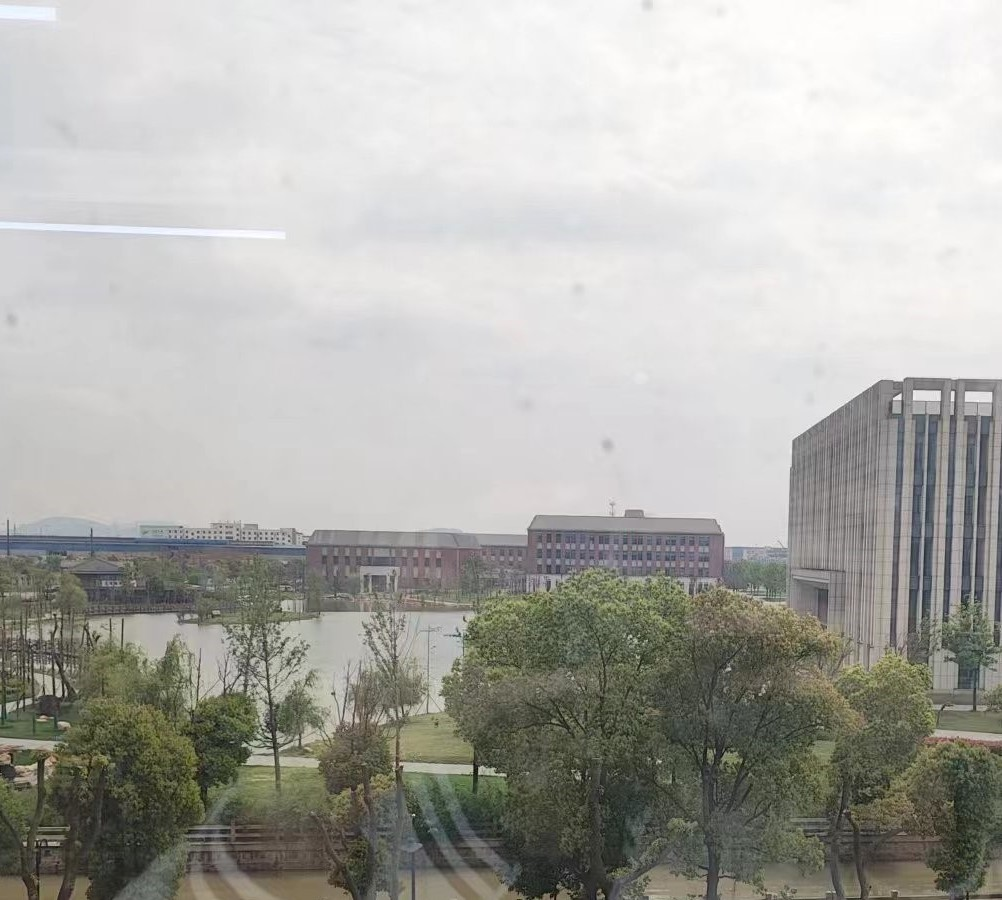
#> input picture 计算机视觉与应用实践实验四/单应性变换/image/1.jpg, 1002 x 900 px
$ python main.py
#> lines starting #> are read from the running program, lines starting #| are printed output that depends on the picture
import cv2
import numpy as np

# 读取两幅图像
image1 = cv2.imread('image/1.jpg')
#> image1 is the input picture: shape (900, 1002, 3); mean B, G, R 167.3, 172.5, 172.7
image2 = cv2.imread('image/2.jpg')
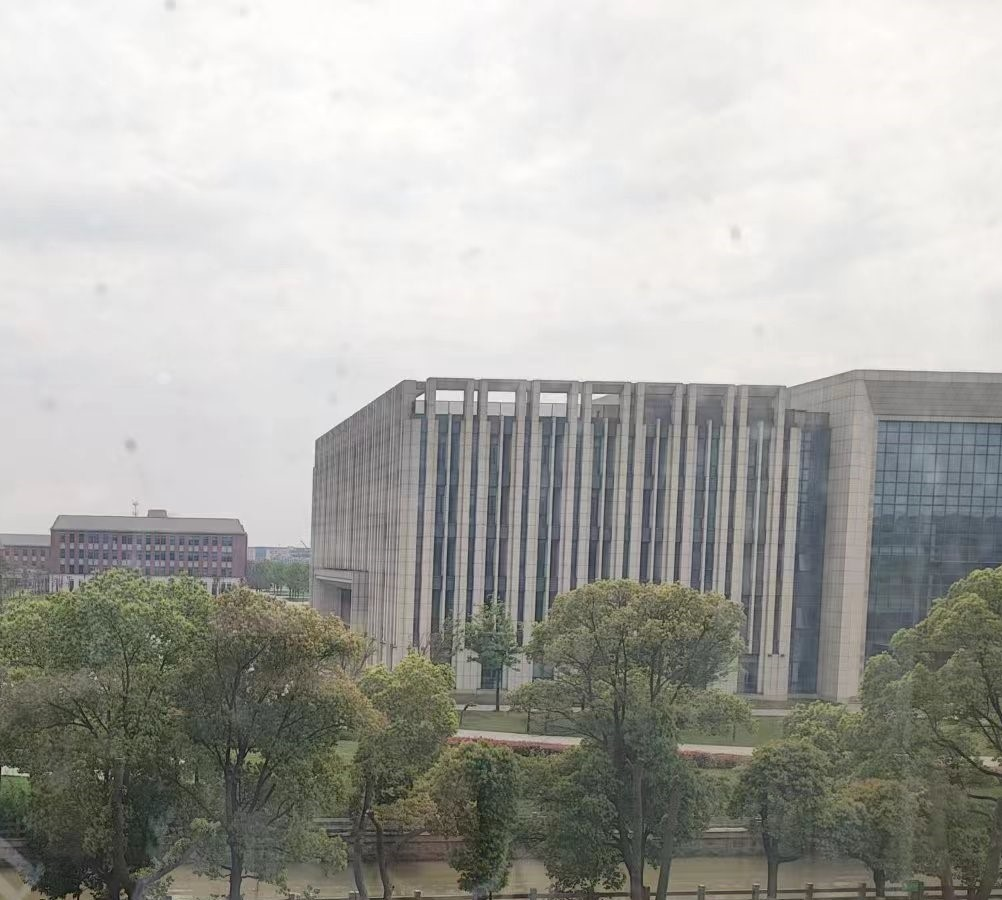
#> input picture 计算机视觉与应用实践实验四/单应性变换/image/2.jpg, 1002 x 900 px
#> image2 is the input picture: shape (900, 1002, 3); mean B, G, R 163.4, 168.5, 168.5

# 使用SIFT特征检测器和描述符来找到关键点和匹配
sift = cv2.SIFT_create()
keypoints1, descriptors1 = sift.detectAndCompute(image1, None)
#> keypoints1 = 4040 keypoints; strongest (x, y, size): (25, 844, 2.7), (56, 667, 2.9), (66, 694, 2.2), (899, 397, 3.7)
keypoints2, descriptors2 = sift.detectAndCompute(image2, None)
#> keypoints2 = 3912 keypoints; strongest (x, y, size): (422, 397, 3.7), (476, 393, 2.7), (154, 636, 2.1), (252, 669, 2.6)

# 使用FLANN匹配器来匹配关键点
FLANN_INDEX_KDTREE = 1
index_params = dict(algorithm=FLANN_INDEX_KDTREE, trees=5)
search_params = dict(checks=50)
flann = cv2.FlannBasedMatcher(index_params, search_params)
matches = flann.knnMatch(descriptors1, descriptors2, k=2)
#> matches = 4040 matches

# 进行比例测试来获得良好的匹配
good_matches = []
for m, n in matches:
    if m.distance < 0.7 * n.distance:
        good_matches.append(m)
#> after the loop, good_matches = 1572 matches

# 提取匹配点的坐标
src_pts = np.float32([keypoints1[m.queryIdx].pt for m in good_matches]).reshape(-1, 1, 2)
#> src_pts = 1572 rows, first 8: [480.2, 576.3], [480.5, 631.2], [480.9, 664.5], [480.9, 634.5], [480.9, 634.5], [482.2, 655.5], [482.2, 655.5], [482.2, 655.5]
dst_pts = np.float32([keypoints2[m.trainIdx].pt for m in good_matches]).reshape(-1, 1, 2)
#> dst_pts = 1572 rows, first 8: [3.12, 576.4], [3.57, 631.3], [3.89, 664.4], [3.85, 634.6], [3.85, 634.6], [5.1, 655.4], [5.1, 655.4], [5.1, 655.4]

# 估计
H, _ = cv2.findHomography(src_pts, dst_pts, cv2.RANSAC, 5.0)
#> H = [[1, 3.53e-05, -477], [-0.000113, 1, 0.0621], [-1.74e-07, 6.87e-08, 1]]

# 对第一幅图像应用Homography矩阵
height, width, _ = image2.shape
#> height = 900; width = 1002
aligned_image = cv2.warpPerspective(image1, H, (width, height))
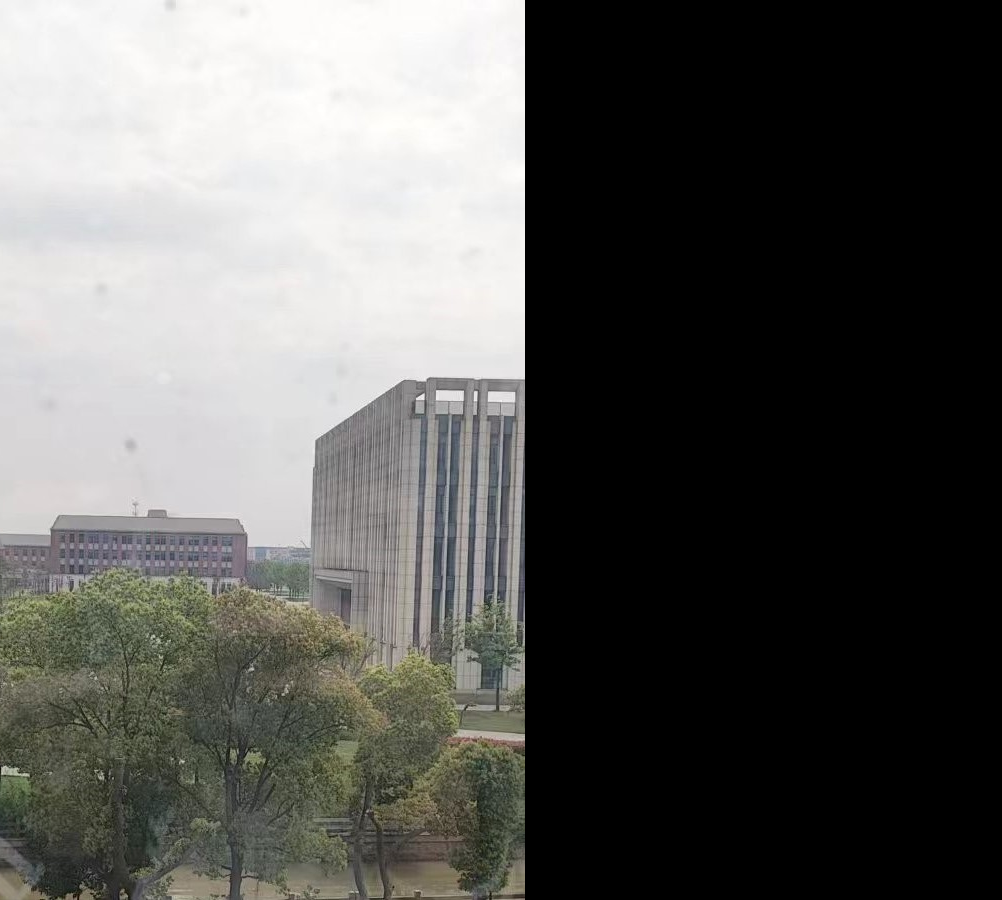
#> aligned_image: shape (900, 1002, 3); mean B, G, R 87.7, 90.4, 90.4

# 创建全景图像
panorama = cv2.addWeighted(image2, 0.5, aligned_image, 0.5, 0)
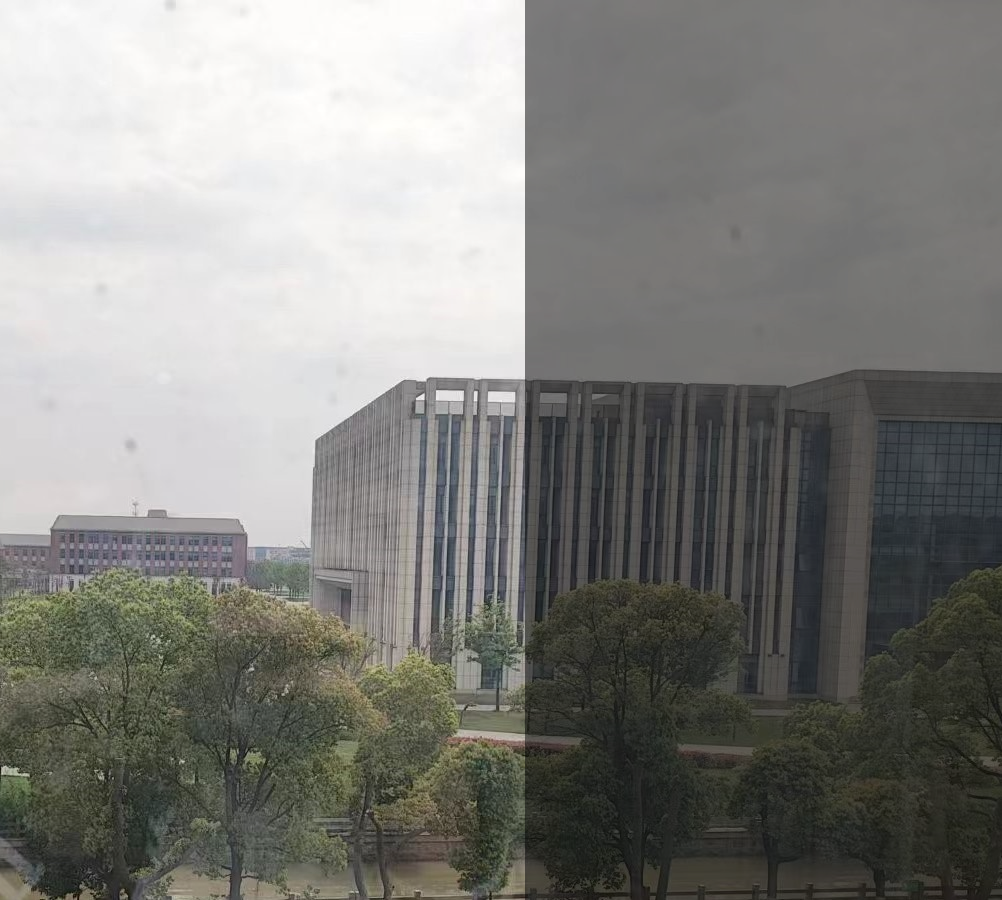
#> panorama: shape (900, 1002, 3); mean B, G, R 125.5, 129.4, 129.5

# 显示全景图像
cv2.imshow('Panorama', panorama)
cv2.waitKey(0)
cv2.destroyAllWindows()
